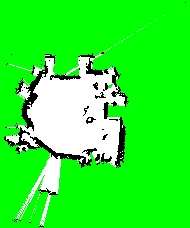
#> input picture processed_415inside.png, 190 x 228 px, found by its file name
$ python grid_map_binary.py
#> lines starting #> are read from the running program, lines starting #| are printed output that depends on the picture; after the words box and inside, x2 and y2 are one past the last pixel; in counts of white or black regions, pixels touching at a corner belong together
import cv2
import numpy as np
import matplotlib.pyplot as plt
import pandas as pd

# Load the processed map image
image_path = r"D:\capstone\24_12_13\processed_415inside.png"  # Replace with your file path
map_img = cv2.imread(image_path)  # Load as color image
#> map_img is the input picture: shape (228, 190, 3); mean B, G, R 46.8, 242, 46.8

# Define grid dimensions
grid_size = 1  # Adjust grid size for more/less detail
rows = map_img.shape[0] // grid_size
#> rows = 228
cols = map_img.shape[1] // grid_size
#> cols = 190

# Initialize the result grid
result_grid = np.zeros((rows, cols), dtype=int)

# Define thresholds for classification
green_threshold = 150  # Threshold for green detection
white_threshold = 200  # Threshold for white detection
black_threshold = 50   # Threshold for black detection

# Iterate over grid cells
for i in range(rows):
    for j in range(cols):
        # Extract the cell area
        cell = map_img[i * grid_size:(i + 1) * grid_size, j * grid_size:(j + 1) * grid_size]

        # Split into color channels
        R = cell[:, :, 2]  # Red channel
        G = cell[:, :, 1]  # Green channel
        B = cell[:, :, 0]  # Blue channel

        # Count the number of green, white, and black pixels
        green_count = np.sum((G > green_threshold) & (G > R) & (G > B))
        white_count = np.sum((R > white_threshold) & (G > white_threshold) & (B > white_threshold))
        black_count = np.sum((R < black_threshold) & (G < black_threshold) & (B < black_threshold))

        # Determine the majority color in the cell
        if green_count > white_count and green_count > black_count:
            result_grid[i, j] = 0  # Green (non-navigable)
        elif white_count > green_count and white_count > black_count:
            result_grid[i, j] = 1  # White (navigable)
        else:
            result_grid[i, j] = 0  # Black (wall)
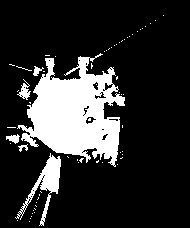
#> result_grid: shape (228, 190) int64; values 0 (black) and 1 (white), 18.4% white; 66 white regions (60 under 20 px), largest, box (x1, y1, x2, y2) and area: (17, 53, 125, 167) 6664, (15, 153, 61, 226) 853, (17, 79, 31, 100) 117, (6, 134, 20, 144) 80, (33, 66, 44, 76) 53, (18, 144, 28, 152) 38

# Display the resulting grid overlayed on the map
plt.figure(figsize=(15, 15))
plt.imshow(map_img)

# Overlay grid lines
for x in range(0, map_img.shape[1], grid_size):
    plt.axvline(x=x, color='red', linewidth=0.5)
for y in range(0, map_img.shape[0], grid_size):
    plt.axhline(y=y, color='red', linewidth=0.5)

plt.title("Grid Overlay on Map")
plt.axis("off")
plt.show()
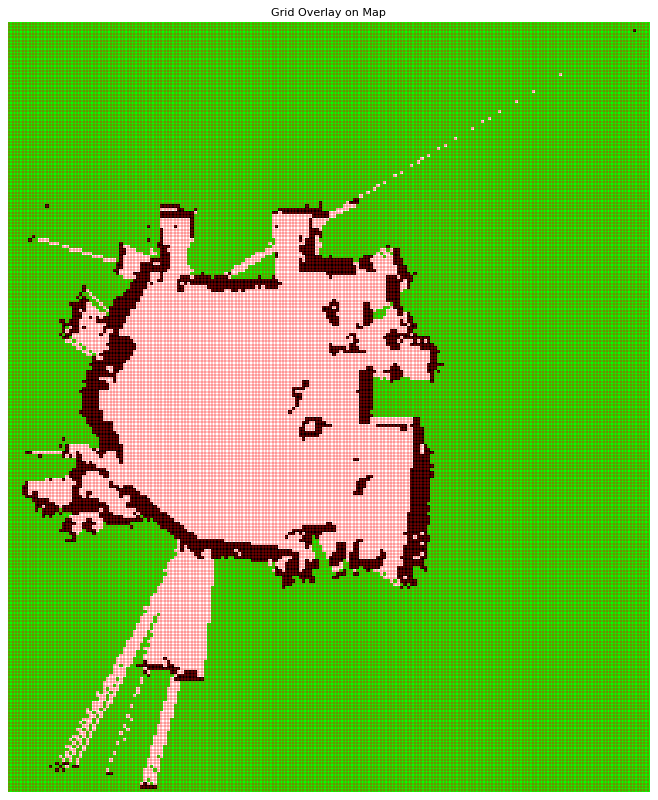
#> figure drawn by matplotlib, 1 panel

# Save the resulting grid as a .npy file for further use
np.save(r"D:\capstone\24_12_13\415inside_grid_min.npy", result_grid)
print("Resulting grid saved as 'result_grid.npy'.")

# Save the resulting grid as a CSV file
csv_output_path = r"D:\capstone\24_12_13\415insdie_grid_test_size_min.csv"
df_grid = pd.DataFrame(result_grid)  # Convert the numpy array to a pandas DataFrame
#> df_grid = table of 228 rows and 190 columns
df_grid.to_csv(csv_output_path, index=False, header=False)  # Save as CSV without index and headers
print(f"Resulting grid saved as CSV: {csv_output_path}")

# Print the resulting grid
print("Grid Data:")
print(result_grid)
#> (printed output is left out)
